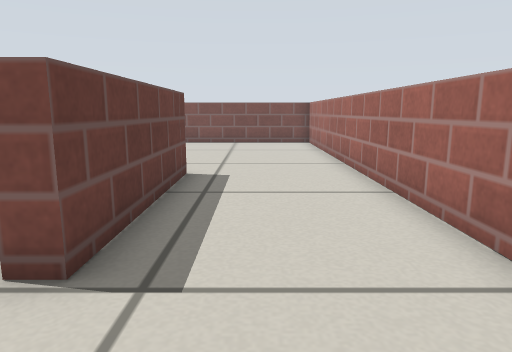
[1] (above)

14 first-person views from a walk through a world built for the Gazebo simulator. The camera is 0.39 m above the floor, tilts 10° down and sees 70° across. The floor is counted in squares, 0.25 m on a side. Each view is taken from the middle of a square. On the plan, view 1 faces up. The plan holds only what a view shows up to about 16 squares ahead; the rest is blank. The place goes on beyond the plan. Simple patterns stand in for the simulator's built-in surfaces.

[2]
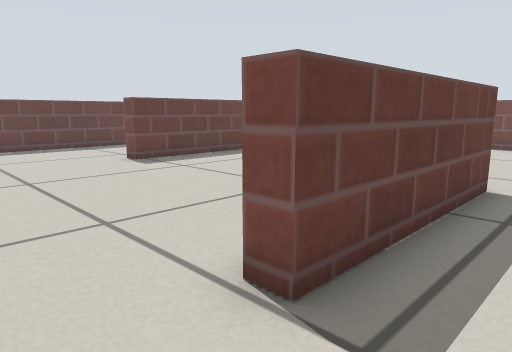

[3]
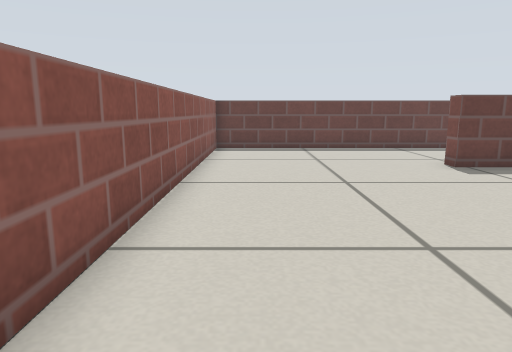

[4]
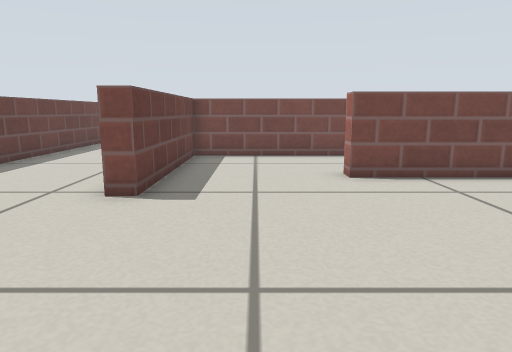

[5]
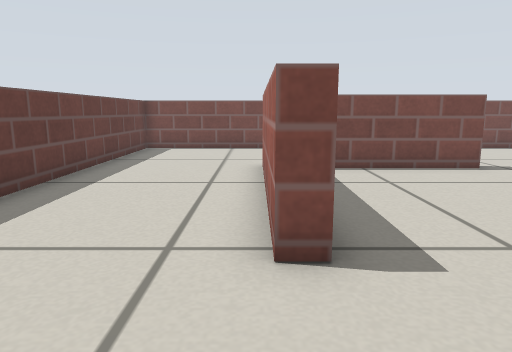

[6]
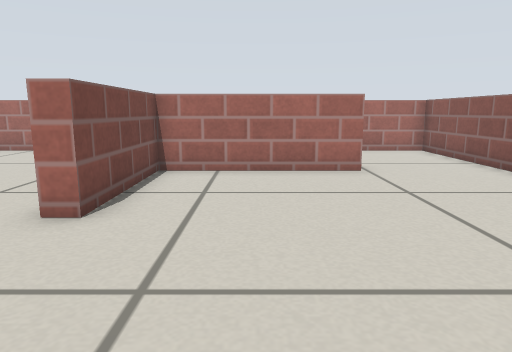

[7]
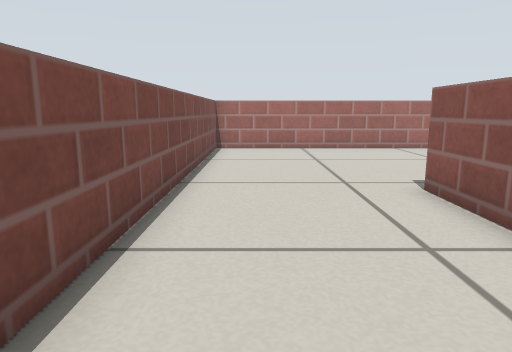

[8]
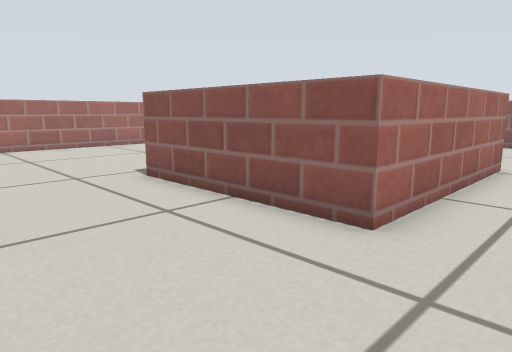

[9]
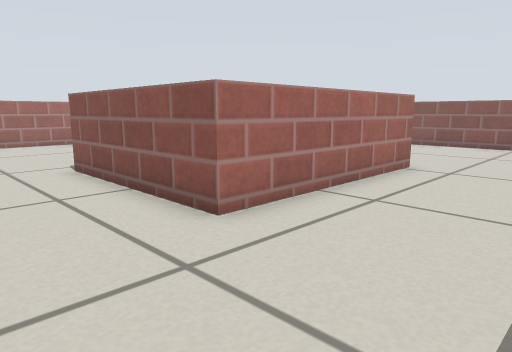

[10]
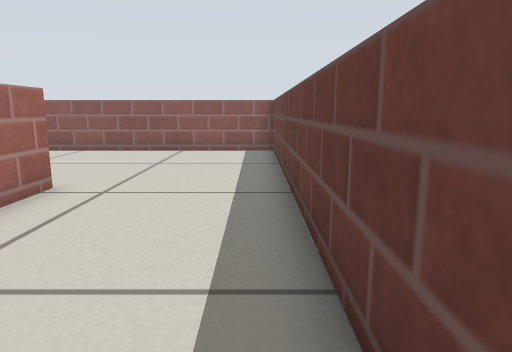

[11]
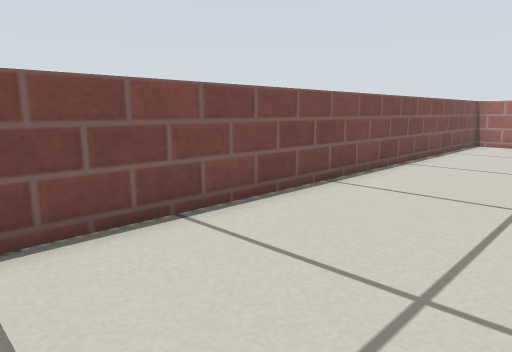

[12]
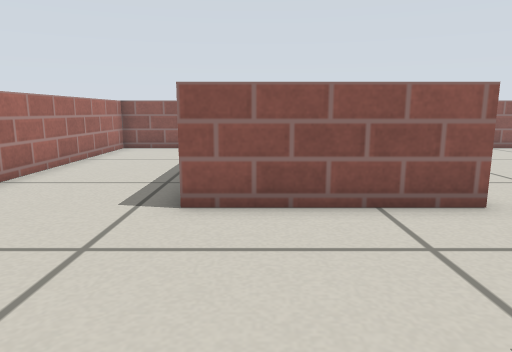

[13]
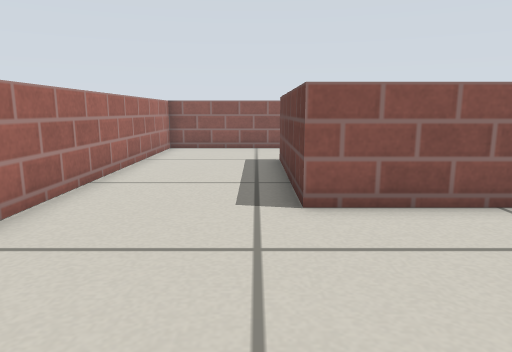

[14]
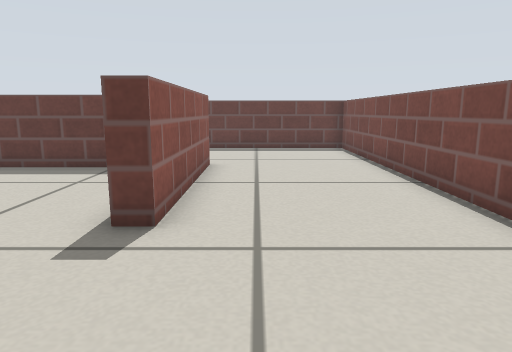

### Floor plan
Points are (right, up) in squares from view 1. A wall is a line through its corners. A room is listed if a view was taken in it or the views show most of it. See-through windows are left out.
Room 1 (views 1, 2, 3, 4, 5, 6, 7, 8, 9, 10, 11, 12, 13, 14)
walls: (-6.8, 9.2) (-1.8, 9.2) (-1.8, 3.2) (-2.4, 3.2) (-2.4, 8.6) (-6.8, 8.6) (-6.8, 9.2); (-5.8, 13) (-11.2, 13) (-11.2, 6.6) (-11.8, 6.6) (-11.8, 13.6) (-5.8, 13.6) (-5.8, 13); (-16.7, -0.7) (2.7, -0.7) (2.7, 18.7) (-16.7, 18.7) (-16.7, -0.7)

Where each view was taken, in squares from view 1:
view 1: 0 up, 0 right, facing up
view 2: 1 up, 0 right, facing up-left
view 3: 1 up, 1 left, facing left
view 4: 0 up, 9 left, facing up
view 5: 3 up, 12 left, facing up
view 6: 6 up, 12 left, facing right
view 7: 17 up, 13 left, facing right
view 8: 18 up, 14 left, facing down-right
view 9: 17 up, 16 left, facing down-right
view 10: 14 up, 16 left, facing down
view 11: 14 up, 16 left, facing up-right
view 12: 15 up, 3 left, facing down
view 13: 15 up, 1 left, facing down
view 14: 15 up, 1 left, facing left
